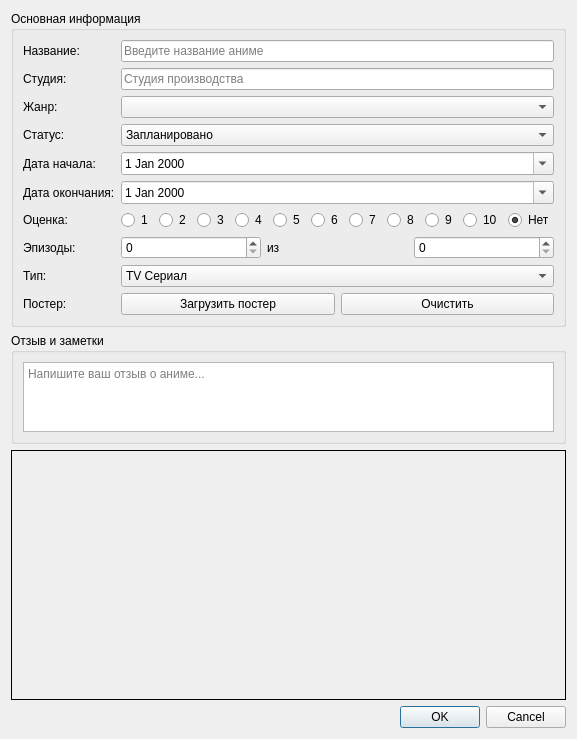
<?xml version="1.0" encoding="UTF-8"?>
<ui version="4.0">
 <class>AddAnimeDialog</class>
 <widget class="QDialog" name="AddAnimeDialog">
  <property name="geometry">
   <rect>
    <x>0</x>
    <y>0</y>
    <width>550</width>
    <height>700</height>
   </rect>
  </property>
  <property name="windowTitle">
   <string>Добавить/Редактировать аниме</string>
  </property>
  <layout class="QVBoxLayout" name="verticalLayout">
   <item>
    <widget class="QGroupBox" name="groupBox">
     <property name="title">
      <string>Основная информация</string>
     </property>
     <layout class="QFormLayout" name="formLayout">
      <item row="0" column="0">
       <widget class="QLabel" name="label">
        <property name="text">
         <string>Название:</string>
        </property>
       </widget>
      </item>
      <item row="0" column="1">
       <widget class="QLineEdit" name="edit_title">
        <property name="placeholderText">
         <string>Введите название аниме</string>
        </property>
       </widget>
      </item>
      <item row="1" column="0">
       <widget class="QLabel" name="label_2">
        <property name="text">
         <string>Студия:</string>
        </property>
       </widget>
      </item>
      <item row="1" column="1">
       <widget class="QLineEdit" name="edit_studio">
        <property name="placeholderText">
         <string>Студия производства</string>
        </property>
       </widget>
      </item>
      <item row="2" column="0">
       <widget class="QLabel" name="label_3">
        <property name="text">
         <string>Жанр:</string>
        </property>
       </widget>
      </item>
      <item row="2" column="1">
       <widget class="QComboBox" name="combo_genre"/>
      </item>
      <item row="3" column="0">
       <widget class="QLabel" name="label_4">
        <property name="text">
         <string>Статус:</string>
        </property>
       </widget>
      </item>
      <item row="3" column="1">
       <widget class="QComboBox" name="combo_status">
        <item>
         <property name="text">
          <string>Запланировано</string>
         </property>
        </item>
        <item>
         <property name="text">
          <string>Смотрю</string>
         </property>
        </item>
        <item>
         <property name="text">
          <string>Просмотрено</string>
         </property>
        </item>
        <item>
         <property name="text">
          <string>Отложено</string>
         </property>
        </item>
        <item>
         <property name="text">
          <string>Брошено</string>
         </property>
        </item>
       </widget>
      </item>
      <item row="4" column="0">
       <widget class="QLabel" name="label_5">
        <property name="text">
         <string>Дата начала:</string>
        </property>
       </widget>
      </item>
      <item row="4" column="1">
       <widget class="QDateEdit" name="date_start">
        <property name="calendarPopup">
         <bool>true</bool>
        </property>
       </widget>
      </item>
      <item row="5" column="0">
       <widget class="QLabel" name="label_6">
        <property name="text">
         <string>Дата окончания:</string>
        </property>
       </widget>
      </item>
      <item row="5" column="1">
       <widget class="QDateEdit" name="date_finish">
        <property name="calendarPopup">
         <bool>true</bool>
        </property>
       </widget>
      </item>
      <item row="6" column="0">
       <widget class="QLabel" name="label_7">
        <property name="text">
         <string>Оценка:</string>
        </property>
       </widget>
      </item>
      <item row="6" column="1">
       <layout class="QHBoxLayout" name="horizontalLayout">
        <item>
         <widget class="QRadioButton" name="radio_rating_1">
          <property name="text">
           <string>1</string>
          </property>
         </widget>
        </item>
        <item>
         <widget class="QRadioButton" name="radio_rating_2">
          <property name="text">
           <string>2</string>
          </property>
         </widget>
        </item>
        <item>
         <widget class="QRadioButton" name="radio_rating_3">
          <property name="text">
           <string>3</string>
          </property>
         </widget>
        </item>
        <item>
         <widget class="QRadioButton" name="radio_rating_4">
          <property name="text">
           <string>4</string>
          </property>
         </widget>
        </item>
        <item>
         <widget class="QRadioButton" name="radio_rating_5">
          <property name="text">
           <string>5</string>
          </property>
         </widget>
        </item>
        <item>
         <widget class="QRadioButton" name="radio_rating_6">
          <property name="text">
           <string>6</string>
          </property>
         </widget>
        </item>
        <item>
         <widget class="QRadioButton" name="radio_rating_7">
          <property name="text">
           <string>7</string>
          </property>
         </widget>
        </item>
        <item>
         <widget class="QRadioButton" name="radio_rating_8">
          <property name="text">
           <string>8</string>
          </property>
         </widget>
        </item>
        <item>
         <widget class="QRadioButton" name="radio_rating_9">
          <property name="text">
           <string>9</string>
          </property>
         </widget>
        </item>
        <item>
         <widget class="QRadioButton" name="radio_rating_10">
          <property name="text">
           <string>10</string>
          </property>
         </widget>
        </item>
        <item>
         <widget class="QRadioButton" name="radio_rating_none">
          <property name="text">
           <string>Нет</string>
          </property>
          <property name="checked">
           <bool>true</bool>
          </property>
         </widget>
        </item>
       </layout>
      </item>
      <item row="7" column="0">
       <widget class="QLabel" name="label_8">
        <property name="text">
         <string>Эпизоды:</string>
        </property>
       </widget>
      </item>
      <item row="7" column="1">
       <layout class="QHBoxLayout" name="horizontalLayout_3">
        <item>
         <widget class="QSpinBox" name="spin_total_episodes">
          <property name="minimum">
           <number>0</number>
          </property>
          <property name="maximum">
           <number>2000</number>
          </property>
          <property name="value">
           <number>0</number>
          </property>
         </widget>
        </item>
        <item>
         <widget class="QLabel" name="label_9">
          <property name="text">
           <string>из</string>
          </property>
         </widget>
        </item>
        <item>
         <widget class="QSpinBox" name="spin_watched_episodes">
          <property name="minimum">
           <number>0</number>
          </property>
          <property name="maximum">
           <number>2000</number>
          </property>
          <property name="value">
           <number>0</number>
          </property>
         </widget>
        </item>
       </layout>
      </item>
      <item row="8" column="0">
       <widget class="QLabel" name="label_10">
        <property name="text">
         <string>Тип:</string>
        </property>
       </widget>
      </item>
      <item row="8" column="1">
       <widget class="QComboBox" name="combo_type">
        <item>
         <property name="text">
          <string>TV Сериал</string>
         </property>
        </item>
        <item>
         <property name="text">
          <string>Фильм</string>
         </property>
        </item>
        <item>
         <property name="text">
          <string>OVA/OAD</string>
         </property>
        </item>
        <item>
         <property name="text">
          <string>ONA</string>
         </property>
        </item>
        <item>
         <property name="text">
          <string>Спешл</string>
         </property>
        </item>
       </widget>
      </item>
      <item row="9" column="0">
       <widget class="QLabel" name="label_11">
        <property name="text">
         <string>Постер:</string>
        </property>
       </widget>
      </item>
      <item row="9" column="1">
       <layout class="QHBoxLayout" name="horizontalLayout_2">
        <item>
         <widget class="QPushButton" name="btn_load_poster">
          <property name="text">
           <string>Загрузить постер</string>
          </property>
         </widget>
        </item>
        <item>
         <widget class="QPushButton" name="btn_clear_poster">
          <property name="text">
           <string>Очистить</string>
          </property>
         </widget>
        </item>
       </layout>
      </item>
     </layout>
    </widget>
   </item>
   <item>
    <widget class="QGroupBox" name="groupBox_2">
     <property name="title">
      <string>Отзыв и заметки</string>
     </property>
     <layout class="QVBoxLayout" name="verticalLayout_2">
      <item>
       <widget class="QTextEdit" name="text_review">
        <property name="placeholderText">
         <string>Напишите ваш отзыв о аниме...</string>
        </property>
       </widget>
      </item>
     </layout>
    </widget>
   </item>
   <item>
    <widget class="QLabel" name="lbl_poster_preview">
     <property name="alignment">
      <set>Qt::AlignCenter</set>
     </property>
     <property name="frameShape">
      <enum>QFrame::Box</enum>
     </property>
     <property name="minimumSize">
      <size>
       <width>180</width>
       <height>250</height>
      </size>
     </property>
    </widget>
   </item>
   <item>
    <widget class="QDialogButtonBox" name="buttonBox">
     <property name="orientation">
      <enum>Qt::Horizontal</enum>
     </property>
     <property name="standardButtons">
      <set>QDialogButtonBox::Cancel|QDialogButtonBox::Ok</set>
     </property>
    </widget>
   </item>
  </layout>
 </widget>
 <resources/>
 <connections/>
</ui>
